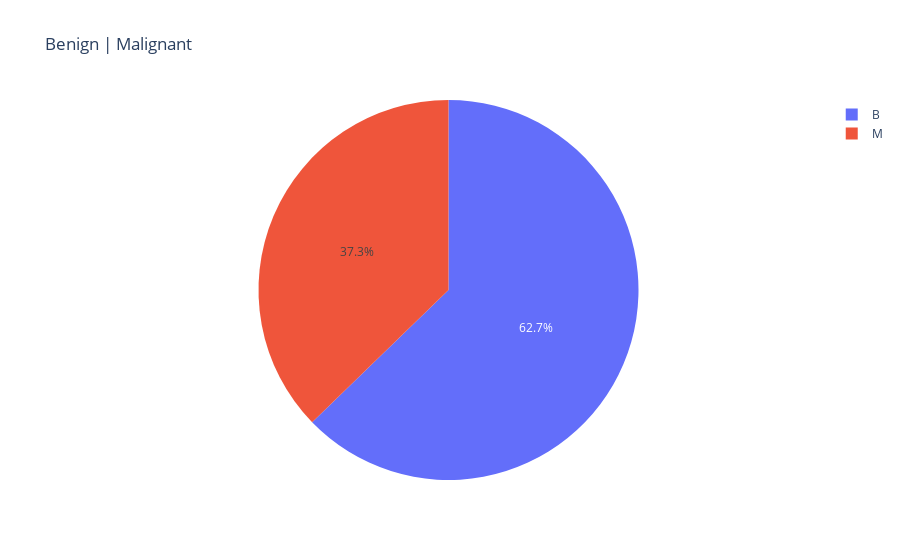

Source (notebook cell):
### Code cell
#Analyzing the ratio between benign and malignant diagnosis and representing it visually with a pie chart#
%matplotlib inline 
figure_diagnosis = px.pie(df, 'diagnosis', title='Benign | Malignant')
figure_diagnosis.show()
#In our dataset, around 37% of cancer cells are malignant and 63% are benign#

### Figure 1 — Plotly figure (JSON) as saved in the notebook; plotly's stock layout.template omitted (floating-point values rounded to 4 significant figures; data arrays with more than 128 entries replaced by an {"elided": "..."} marker saying what was removed)
{"data": [{"domain": {"x": [0, 1], "y": [0, 1]}, "hovertemplate": "diagnosis=%{label}<extra></extra>", "labels": {"elided": "569 str values"}, "legendgroup": "", "name": "", "showlegend": true, "type": "pie"}], "layout": {"legend": {"tracegroupgap": 0}, "title": {"text": "Benign | Malignant"}}}
